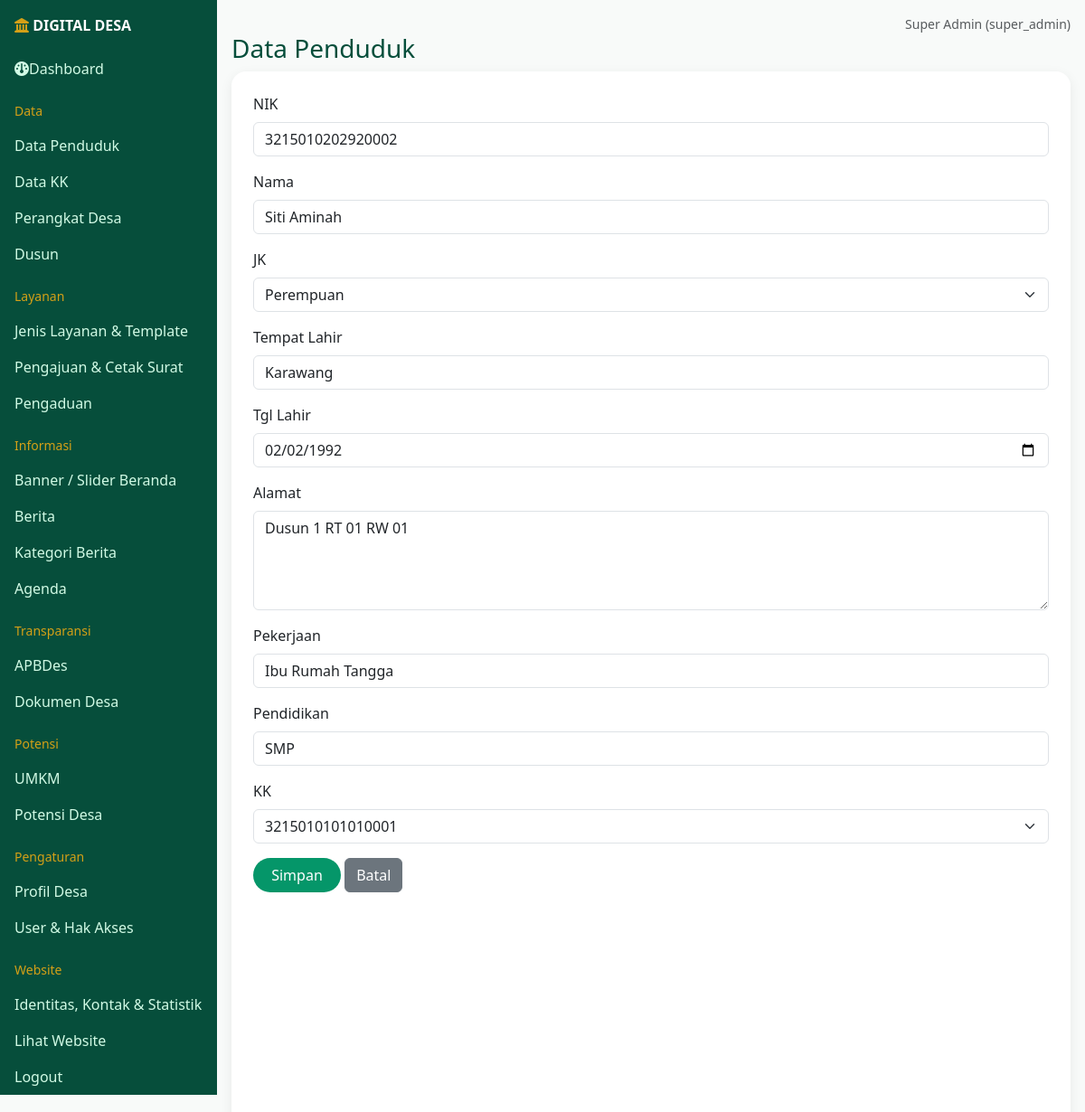
The page /admin/crud.php?t=penduduk&e=2 (signed in) on the database its author committed.
### tables this page shows
CREATE TABLE penduduk(id INT AUTO_INCREMENT PRIMARY KEY,nik VARCHAR(20) UNIQUE,nama VARCHAR(100),jk ENUM('Laki-laki','Perempuan'),tempat_lahir VARCHAR(50),tanggal_lahir DATE,alamat TEXT,pekerjaan VARCHAR(60),pendidikan VARCHAR(40),kk_id INT NULL,FOREIGN KEY(kk_id) REFERENCES kartu_keluarga(id) ON DELETE SET NULL);

CREATE TABLE kartu_keluarga(id INT AUTO_INCREMENT PRIMARY KEY,no_kk VARCHAR(20),kepala_keluarga VARCHAR(100),alamat TEXT);

### config/database.php (called while the page is built, shortened)
<?php
if ($_SERVER['HTTP_HOST'] === 'localhost') {
    $host = 'localhost';
    $db   = 'digital_desa';
    $user = 'root';
    $pass = '';
} else {
    $host = 'sql107.infinityfree.com';
    $db   = 'if0_43028656_desa_lemahmulya';
    $user = 'if0_43028656';
    $pass = 'rgmvGCwJ3SWcKxg';
}
try {
    $pdo = new PDO(
        "mysql:host=$host;dbname=$db;charset=utf8mb4",
        $user,
        $pass,
        [
            PDO::ATTR_ERRMODE => PDO::ERRMODE_EXCEPTION,
            PDO::ATTR_DEFAULT_FETCH_MODE => PDO::FETCH_ASSOC
        ]
    );
} catch (PDOException $e) {
    die("Koneksi gagal: " . $e->getMessage());
}
function e($s){return htmlspecialchars((string)$s,ENT_QUOTES,'UTF-8');}
function run($q,$p=[]){global $pdo;$s=$pdo->prepare($q);$s->execute($p);return $s;}
function rows($q,$p=[]){return run($q,$p)->fetchAll();}
function row($q,$p=[]){return rows($q,$p)[0]??null;}

### admin/crud.php (the view, shortened to what this page needs)
<?php require '../config/database.php';need(['super_admin','admin_desa','kepala_desa']);$r=$_SESSION['u']['role'];
$t=$_GET['t']??'berita';if(!isset($T[$t])||($t=='users'&&$r!='super_admin'))$t='berita';
$title=$T[$t][0];$F=$T[$t][1];$o=$T[$t][2]??[];$L=$o['list']??array_slice(array_keys($F),0,3);
$can=$r!='kepala_desa'||$t=='pengajuan_layanan';$msg='';
function fld($k,$l,$ty,$val){$h="<div class='mb-3'><label class='form-label'>".e($l)."</label>";
if($ty=='textarea')$h.="<textarea name='$k' class='form-control' rows='4'>".e($val)."</textarea>";
elseif($ty=='bool')$h.="<input type='checkbox' name='$k' value='1' ".($val?'checked':'')." class='form-check-input ms-2'>";
elseif(str_starts_with($ty,'sel:')){$h.="<select name='$k' class='form-select'>";foreach(explode('|',substr($ty,4)) as $x)$h.="<option ".($x==$val?'selected':'').">".e($x)."</option>";$h.='</select>';}
elseif(str_starts_with($ty,'fk:')){[,$tb,$cl]=explode(':',$ty);$h.="<select name='$k' class='form-select'><option value=''>-</option>";foreach(rows("SELECT id,$cl n FROM $tb") as $x)$h.="<option value='{$x['id']}' ".($x['id']==$val?'selected':'').">".e($x['n'])."</option>";$h.='</select>';}
else{$in=$ty=='file'?"type='file'":($ty=='pass'?"type='password'":"type='$ty'");$h.="<input $in name='$k' class='form-control' ".(in_array($ty,['file','pass'])?'':"value='".e($val)."'").">";}return $h.'</div>';}
include '../includes/sidebar.php';?>
<h3 class="text-hijau"><?=e($title)?></h3><?php if($msg):?><div class="alert alert-info"><?=e($msg)?></div><?php endif;?>
<?php if($can&&(isset($_GET['e'])||(isset($_GET['n'])&&empty($o['noadd'])))):$cur=isset($_GET['e'])?row("SELECT * FROM $t WHERE id=?",[(int)$_GET['e']]):[];?>
<form method="post" enctype="multipart/form-data" class="card-desa bg-white p-4 mb-3"><?=csrf()?><input type="hidden" name="id" value="<?=(int)($cur['id']??0)?>"><input type="hidden" name="a" value="save"><?php foreach($F as $k=>[$l,$ty])echo fld($k,$l,$ty,$cur[$k]??'');?><button class="btn btn-hijau">Simpan</button> <a class="btn btn-secondary" href="crud.php?t=<?=$t?>">Batal</a></form>
<?php endif;?><?php include '../includes/adminfoot.php';?>

### assets/css/style.css (style rules this page uses)
:root { --h:#064e3b;--e:#059669;--g:#d4a017 }
body { background:#f8faf9;font-family:'Segoe UI',sans-serif }
.text-hijau { color:var(--h)!important }
.btn-hijau { background:var(--e);color:#fff;border-radius:50px;padding:.4rem 1.2rem }
.card-desa { border:0;border-radius:16px;box-shadow:0 4px 14px rgba(0,0,0,.07);transition:.25s;height:100% }

### rows shown on the page
penduduk: nik "3215010202920002", nama "Siti Aminah", tempat_lahir "Karawang", tanggal_lahir "02/02/1992", alamat "Dusun 1 RT 01 RW 01", pekerjaan "Ibu Rumah Tangga", pendidikan "SMP", kk_id "3215010101010001"

### other values the page prints
$group "Data"
$label "Data Penduduk"
$label "Data KK"
$label "Perangkat Desa"
$label "Dusun"
$group "Layanan"
$label "Jenis Layanan & Template"
$label "Pengajuan & Cetak Surat"
$label "Pengaduan"
$group "Informasi"
$label "Banner / Slider Beranda"
$label "Berita"
$label "Kategori Berita"
$label "Agenda"
$group "Transparansi"
